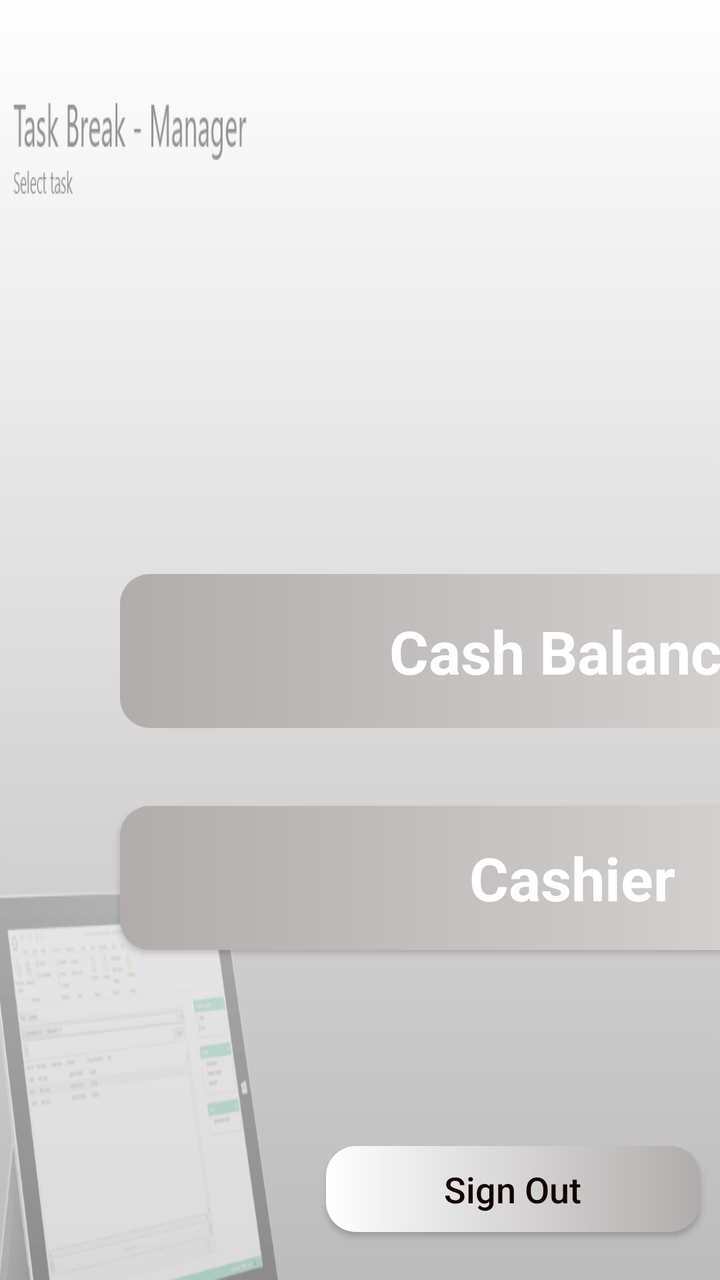
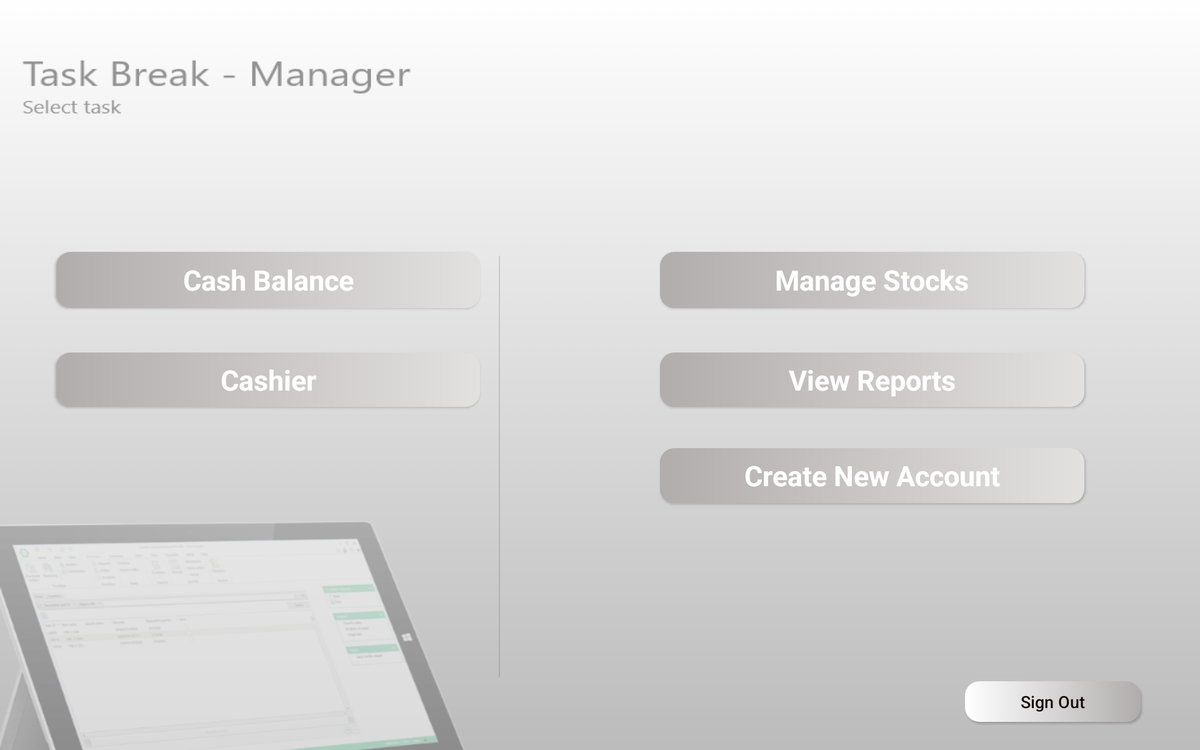

Compare how this app lays out the same screen by default and in its alternative resource folder. The renders come first, then the two layout files and the values they reference.
<!-- AndroidManifest.xml: application theme Theme.POS_UI -->
<!-- res/layout/activity_ohomepage.xml -->
<?xml version="1.0" encoding="utf-8"?>
<androidx.constraintlayout.widget.ConstraintLayout xmlns:android="http://schemas.android.com/apk/res/android"
    xmlns:app="http://schemas.android.com/apk/res-auto"
    xmlns:tools="http://schemas.android.com/tools"
    android:layout_width="match_parent"
    android:layout_height="match_parent"
    android:background="@drawable/backg"
    tools:context=".OHomepage">

    <Button
        android:id="@+id/balance"
        android:layout_width="0dp"
        android:layout_height="0dp"
        android:background="@drawable/custom_button"
        android:fontFamily="sans-serif"

        android:text="Cash Balance"
        android:textAllCaps="false"
        android:textColor="#FFFFFF"
        android:textSize="30sp"
        android:textStyle="bold"
        app:layout_constraintBottom_toTopOf="@+id/guideline5"
        app:layout_constraintEnd_toEndOf="@id/guideline3"
        app:layout_constraintHorizontal_bias="0.0"
        app:layout_constraintStart_toStartOf="@id/guideline2"
        app:layout_constraintTop_toBottomOf="@+id/guideline4" />

    <Button
        android:id="@+id/cashier"
        android:layout_width="0dp"
        android:layout_height="0dp"
        android:background="@drawable/custom_button"
        android:fontFamily="sans-serif"
        android:text="Cashier"
        android:textAllCaps="false"
        android:textColor="#FFFFFF"
        android:textSize="30sp"
        android:textStyle="bold"
        app:layout_constraintBottom_toTopOf="@+id/guideline9"
        app:layout_constraintEnd_toEndOf="@id/guideline3"
        app:layout_constraintHorizontal_bias="0.0"
        app:layout_constraintStart_toStartOf="@id/guideline2"
        app:layout_constraintTop_toBottomOf="@+id/guideline8" />

    <Button
        android:id="@+id/newaccount"
        android:layout_width="0dp"
        android:layout_height="0dp"
        android:background="@drawable/custom_button"
        android:fontFamily="sans-serif"
        android:text="Create New Account"
        android:textAllCaps="false"
        android:textColor="#FFFFFF"
        android:textSize="30sp"
        android:textStyle="bold"
        app:layout_constraintBottom_toTopOf="@+id/guideline11"
        app:layout_constraintEnd_toStartOf="@+id/guideline7"
        app:layout_constraintHorizontal_bias="0.0"
        app:layout_constraintStart_toEndOf="@+id/guideline6"
        app:layout_constraintTop_toBottomOf="@+id/guideline10" />

    <Button
        android:id="@+id/reports"
        android:layout_width="0dp"
        android:layout_height="0dp"
        android:background="@drawable/custom_button"
        android:fontFamily="sans-serif"
        android:text="View Reports"
        android:textAllCaps="false"
        android:textColor="#FFFFFF"
        android:textSize="30sp"
        android:textStyle="bold"
        app:layout_constraintBottom_toTopOf="@+id/guideline9"
        app:layout_constraintEnd_toStartOf="@+id/guideline7"
        app:layout_constraintStart_toEndOf="@+id/guideline6"
        app:layout_constraintTop_toBottomOf="@+id/guideline8"
        app:layout_constraintVertical_bias="0.428" />

    <Button
        android:id="@+id/stocks"
        android:layout_width="0dp"
        android:layout_height="0dp"
        android:background="@drawable/custom_button"
        android:fontFamily="sans-serif"
        android:text="Manage Stocks"
        android:textAllCaps="false"
        android:textColor="#FFFFFF"
        android:textSize="30sp"
        android:textStyle="bold"
        app:layout_constraintBottom_toTopOf="@+id/guideline5"
        app:layout_constraintEnd_toEndOf="@id/guideline7"
        app:layout_constraintHorizontal_bias="0.0"
        app:layout_constraintStart_toStartOf="@id/guideline6"
        app:layout_constraintTop_toBottomOf="@+id/guideline4" />

    <Button
        android:id="@+id/button7"
        android:layout_width="187dp"
        android:layout_height="43dp"
        android:background="@drawable/custom_button1"
        android:radius="15dp"
        android:text="Sign Out"
        android:textAllCaps="false"
        android:textColor="#130101"
        android:textSize="18sp"
        app:layout_constraintBottom_toBottomOf="parent"
        app:layout_constraintEnd_toEndOf="parent"
        app:layout_constraintHorizontal_bias="0.942"
        app:layout_constraintStart_toStartOf="parent"
        app:layout_constraintTop_toTopOf="parent"
        app:layout_constraintVertical_bias="0.96" />


    <View
        android:id="@+id/divider"
        android:layout_width="1dp"
        android:layout_height="530dp"
        android:layout_marginStart="20dp"
        android:background="?android:attr/listDivider"
        app:layout_constraintBottom_toBottomOf="parent"
        app:layout_constraintStart_toEndOf="@+id/guideline3"
        app:layout_constraintTop_toTopOf="@+id/guideline4"
        app:layout_constraintVertical_bias="0.52" />

    <androidx.constraintlayout.widget.Guideline
        android:id="@+id/guideline2"
        android:layout_width="wrap_content"
        android:layout_height="wrap_content"
        android:orientation="vertical"
        app:layout_constraintGuide_begin="60dp" />

    <androidx.constraintlayout.widget.Guideline
        android:id="@+id/guideline3"
        android:layout_width="wrap_content"
        android:layout_height="wrap_content"
        android:orientation="vertical"
        app:layout_constraintGuide_begin="512dp" />

    <androidx.constraintlayout.widget.Guideline
        android:id="@+id/guideline6"
        android:layout_width="wrap_content"
        android:layout_height="wrap_content"
        android:orientation="vertical"
        app:layout_constraintGuide_begin="704dp" />

    <androidx.constraintlayout.widget.Guideline
        android:id="@+id/guideline7"
        android:layout_width="wrap_content"
        android:layout_height="wrap_content"
        android:orientation="vertical"
        app:layout_constraintGuide_begin="1157dp" />

    <androidx.constraintlayout.widget.Guideline
        android:id="@+id/guideline4"
        android:layout_width="wrap_content"
        android:layout_height="wrap_content"
        android:orientation="horizontal"
        app:layout_constraintGuide_begin="287dp" />

    <androidx.constraintlayout.widget.Guideline
        android:id="@+id/guideline5"
        android:layout_width="wrap_content"
        android:layout_height="wrap_content"
        android:orientation="horizontal"
        app:layout_constraintGuide_begin="364dp" />

    <androidx.constraintlayout.widget.Guideline
        android:id="@+id/guideline8"
        android:layout_width="wrap_content"
        android:layout_height="wrap_content"
        android:orientation="horizontal"
        app:layout_constraintGuide_begin="403dp" />

    <androidx.constraintlayout.widget.Guideline
        android:id="@+id/guideline9"
        android:layout_width="wrap_content"
        android:layout_height="wrap_content"
        android:orientation="horizontal"
        app:layout_constraintGuide_begin="475dp" />

    <androidx.constraintlayout.widget.Guideline
        android:id="@+id/guideline10"
        android:layout_width="wrap_content"
        android:layout_height="wrap_content"
        android:orientation="horizontal"
        app:layout_constraintGuide_begin="499dp" />

    <androidx.constraintlayout.widget.Guideline
        android:id="@+id/guideline11"
        android:layout_width="wrap_content"
        android:layout_height="wrap_content"
        android:orientation="horizontal"
        app:layout_constraintGuide_begin="572dp" />


</androidx.constraintlayout.widget.ConstraintLayout>
<!-- resources referenced by this layout -->
<resources>
  <!-- drawable backg: png bitmap (drawable, 54412 bytes) -->
  <!-- drawable custom_button (drawable) -->
  <?xml version="1.0" encoding="utf-8"?>
  <shape xmlns:android="http://schemas.android.com/apk/res/android">
  
      <gradient android:startColor="#B2ADAD" android:endColor="#E3E0E0" android:type="linear"/>
      <corners android:radius="15dp"/>
  </shape>
  <!-- drawable custom_button1 (drawable) -->
  <?xml version="1.0" encoding="utf-8"?>
  <shape xmlns:android="http://schemas.android.com/apk/res/android">
  
      <gradient android:startColor="#FFFFFF" android:endColor="#B0ACAC" android:type="linear"/>
      <corners android:radius="15dp"/>
  
  </shape>
  <style name="Theme.POS_UI" parent="Theme.AppCompat.DayNight.NoActionBar">
          
          <item name="colorPrimary">@color/purple_500</item>
          <item name="colorPrimaryVariant">@color/purple_700</item>
          <item name="colorOnPrimary">@color/white</item>
          
          <item name="colorSecondary">@color/teal_200</item>
          <item name="colorSecondaryVariant">@color/teal_700</item>
          <item name="colorOnSecondary">@color/black</item>
          
          <item name="android:statusBarColor" tools:targetApi="l">?attr/colorPrimaryVariant</item>
          
      </style>
  <color name="purple_500">#FF6200EE</color>
  <color name="purple_700">#FF3700B3</color>
  <color name="white">#FFFFFFFF</color>
  <color name="teal_200">#FF03DAC5</color>
  <color name="teal_700">#FF018786</color>
  <color name="black">#FF000000</color>
</resources>
<!-- res/layout-sw720dp/activity_ohomepage.xml (the repository's variant of the layout above) -->
<!-- drawn on a large tablet held sideways -->
<?xml version="1.0" encoding="utf-8"?>
<androidx.constraintlayout.widget.ConstraintLayout xmlns:android="http://schemas.android.com/apk/res/android"
    xmlns:app="http://schemas.android.com/apk/res-auto"
    xmlns:tools="http://schemas.android.com/tools"
    android:layout_width="match_parent"
    android:layout_height="match_parent"
    android:background="@drawable/backg"
    tools:context=".OHomepage">

    <Button
        android:id="@+id/balance"
        android:layout_width="0dp"
        android:layout_height="0dp"
        android:background="@drawable/custom_button"
        android:fontFamily="sans-serif"

        android:text="Cash Balance"
        android:textAllCaps="false"
        android:textColor="#FFFFFF"
        android:textSize="30sp"
        android:textStyle="bold"
        app:layout_constraintBottom_toTopOf="@+id/guideline5"
        app:layout_constraintEnd_toEndOf="@id/guideline3"
        app:layout_constraintHorizontal_bias="0.0"
        app:layout_constraintStart_toStartOf="@id/guideline2"
        app:layout_constraintTop_toBottomOf="@+id/guideline4" />

    <Button
        android:id="@+id/cashier"
        android:layout_width="0dp"
        android:layout_height="0dp"
        android:background="@drawable/custom_button"
        android:fontFamily="sans-serif"
        android:text="Cashier"
        android:textAllCaps="false"
        android:textColor="#FFFFFF"
        android:textSize="30sp"
        android:textStyle="bold"
        app:layout_constraintBottom_toTopOf="@+id/guideline9"
        app:layout_constraintEnd_toEndOf="@id/guideline3"
        app:layout_constraintHorizontal_bias="0.0"
        app:layout_constraintStart_toStartOf="@id/guideline2"
        app:layout_constraintTop_toBottomOf="@+id/guideline8" />

    <Button
        android:id="@+id/newaccount"
        android:layout_width="0dp"
        android:layout_height="0dp"
        android:background="@drawable/custom_button"
        android:fontFamily="sans-serif"
        android:text="Create New Account"
        android:textAllCaps="false"
        android:textColor="#FFFFFF"
        android:textSize="30sp"
        android:textStyle="bold"
        app:layout_constraintBottom_toTopOf="@+id/guideline11"
        app:layout_constraintEnd_toStartOf="@+id/guideline7"
        app:layout_constraintHorizontal_bias="0.0"
        app:layout_constraintStart_toEndOf="@+id/guideline6"
        app:layout_constraintTop_toBottomOf="@+id/guideline10" />

    <Button
        android:id="@+id/reports"
        android:layout_width="0dp"
        android:layout_height="0dp"
        android:background="@drawable/custom_button"
        android:fontFamily="sans-serif"
        android:text="View Reports"
        android:textAllCaps="false"
        android:textColor="#FFFFFF"
        android:textSize="30sp"
        android:textStyle="bold"
        app:layout_constraintBottom_toTopOf="@+id/guideline9"
        app:layout_constraintEnd_toStartOf="@+id/guideline7"
        app:layout_constraintStart_toEndOf="@+id/guideline6"
        app:layout_constraintTop_toBottomOf="@+id/guideline8"
        app:layout_constraintVertical_bias="0.428" />

    <Button
        android:id="@+id/stocks"
        android:layout_width="0dp"
        android:layout_height="0dp"
        android:background="@drawable/custom_button"
        android:fontFamily="sans-serif"
        android:text="Manage Stocks"
        android:textAllCaps="false"
        android:textColor="#FFFFFF"
        android:textSize="30sp"
        android:textStyle="bold"
        app:layout_constraintBottom_toTopOf="@+id/guideline5"
        app:layout_constraintEnd_toEndOf="@id/guideline7"
        app:layout_constraintHorizontal_bias="0.0"
        app:layout_constraintStart_toStartOf="@id/guideline6"
        app:layout_constraintTop_toBottomOf="@+id/guideline4" />

    <Button
        android:id="@+id/button7"
        android:layout_width="187dp"
        android:layout_height="43dp"
        android:background="@drawable/custom_button1"
        android:radius="15dp"
        android:text="Sign Out"
        android:textAllCaps="false"
        android:textColor="#130101"
        android:textSize="18sp"
        app:layout_constraintBottom_toBottomOf="parent"
        app:layout_constraintEnd_toEndOf="parent"
        app:layout_constraintHorizontal_bias="0.942"
        app:layout_constraintStart_toStartOf="parent"
        app:layout_constraintTop_toTopOf="parent"
        app:layout_constraintVertical_bias="0.96" />


    <View
        android:id="@+id/divider"
        android:layout_width="1dp"
        android:layout_height="450dp"
        android:layout_marginStart="20dp"
        android:background="?android:attr/listDivider"
        app:layout_constraintBottom_toTopOf="@+id/guideline13"
        app:layout_constraintStart_toEndOf="@+id/guideline3"
        app:layout_constraintTop_toTopOf="@+id/guideline4" />

    <androidx.constraintlayout.widget.Guideline
        android:id="@+id/guideline2"
        android:layout_width="wrap_content"
        android:layout_height="wrap_content"
        android:orientation="vertical"
        app:layout_constraintGuide_begin="60dp" />

    <androidx.constraintlayout.widget.Guideline
        android:id="@+id/guideline3"
        android:layout_width="wrap_content"
        android:layout_height="wrap_content"
        android:orientation="vertical"
        app:layout_constraintGuide_begin="512dp" />

    <androidx.constraintlayout.widget.Guideline
        android:id="@+id/guideline6"
        android:layout_width="wrap_content"
        android:layout_height="wrap_content"
        android:orientation="vertical"
        app:layout_constraintGuide_begin="704dp" />

    <androidx.constraintlayout.widget.Guideline
        android:id="@+id/guideline7"
        android:layout_width="wrap_content"
        android:layout_height="wrap_content"
        android:orientation="vertical"
        app:layout_constraintGuide_begin="1157dp" />

    <androidx.constraintlayout.widget.Guideline
        android:id="@+id/guideline4"
        android:layout_width="wrap_content"
        android:layout_height="wrap_content"
        android:orientation="horizontal"
        app:layout_constraintGuide_begin="269dp" />

    <androidx.constraintlayout.widget.Guideline
        android:id="@+id/guideline5"
        android:layout_width="wrap_content"
        android:layout_height="wrap_content"
        android:orientation="horizontal"
        app:layout_constraintGuide_begin="329dp" />

    <androidx.constraintlayout.widget.Guideline
        android:id="@+id/guideline8"
        android:layout_width="wrap_content"
        android:layout_height="wrap_content"
        android:orientation="horizontal"
        app:layout_constraintGuide_begin="376dp" />

    <androidx.constraintlayout.widget.Guideline
        android:id="@+id/guideline9"
        android:layout_width="wrap_content"
        android:layout_height="wrap_content"
        android:orientation="horizontal"
        app:layout_constraintGuide_begin="434dp" />

    <androidx.constraintlayout.widget.Guideline
        android:id="@+id/guideline10"
        android:layout_width="wrap_content"
        android:layout_height="wrap_content"
        android:orientation="horizontal"
        app:layout_constraintGuide_begin="478dp" />

    <androidx.constraintlayout.widget.Guideline
        android:id="@+id/guideline11"
        android:layout_width="wrap_content"
        android:layout_height="wrap_content"
        android:orientation="horizontal"
        app:layout_constraintGuide_begin="537dp" />

    <androidx.constraintlayout.widget.Guideline
        android:id="@+id/guideline13"
        android:layout_width="wrap_content"
        android:layout_height="wrap_content"
        android:orientation="horizontal"
        app:layout_constraintGuide_begin="726dp" />


</androidx.constraintlayout.widget.ConstraintLayout>
